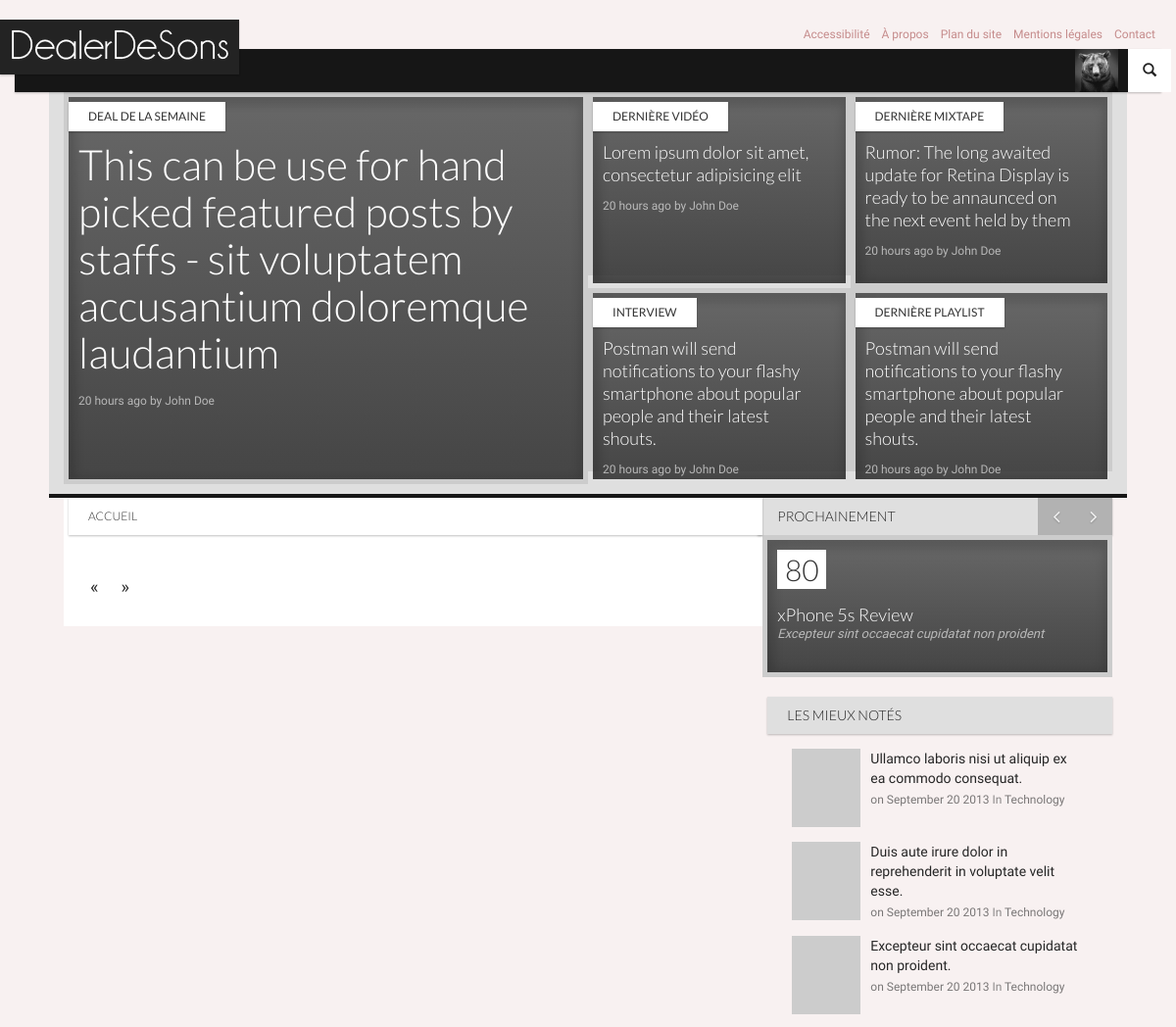
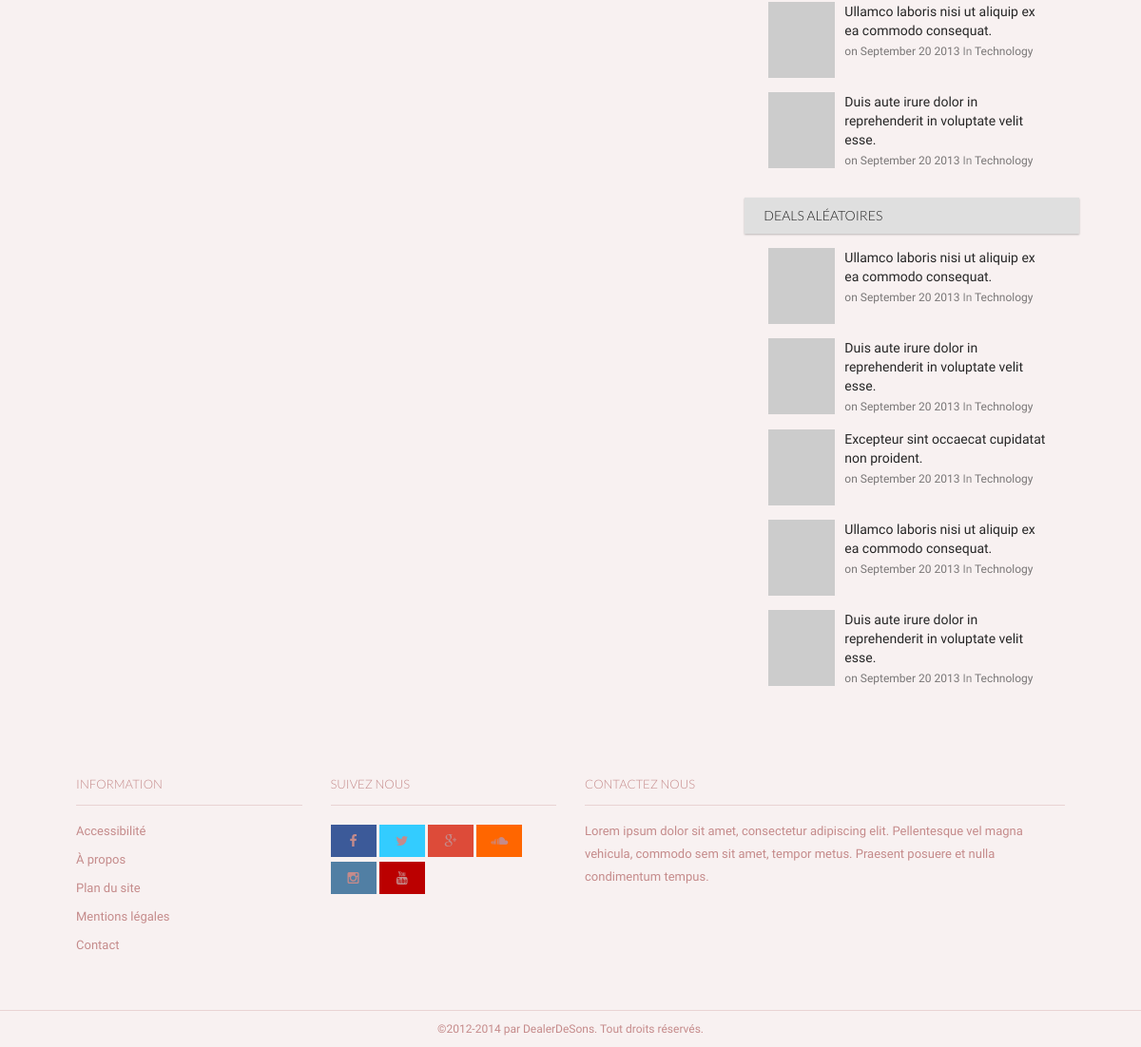
Before: / with the older database file (2 pictures, top to bottom).
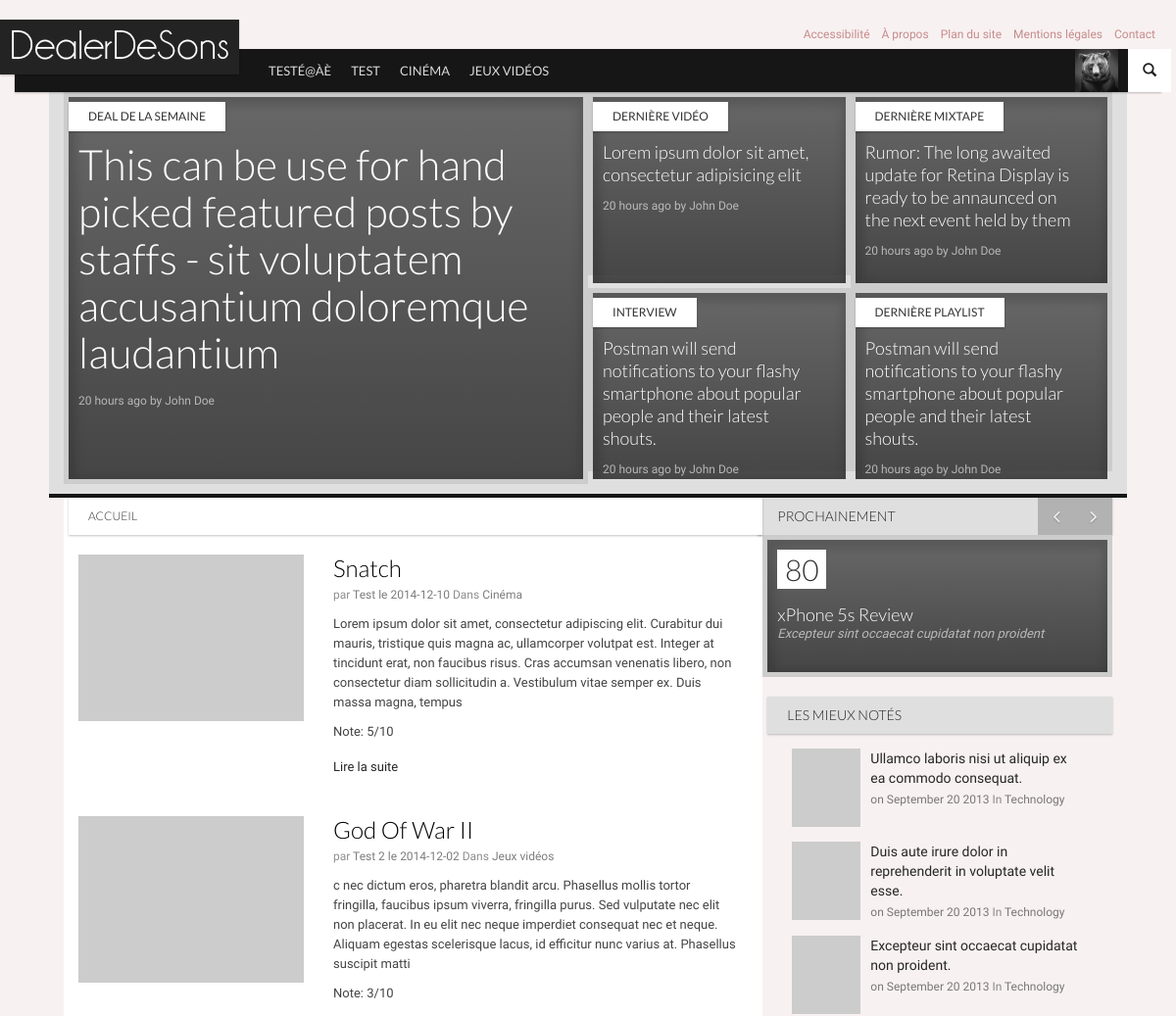
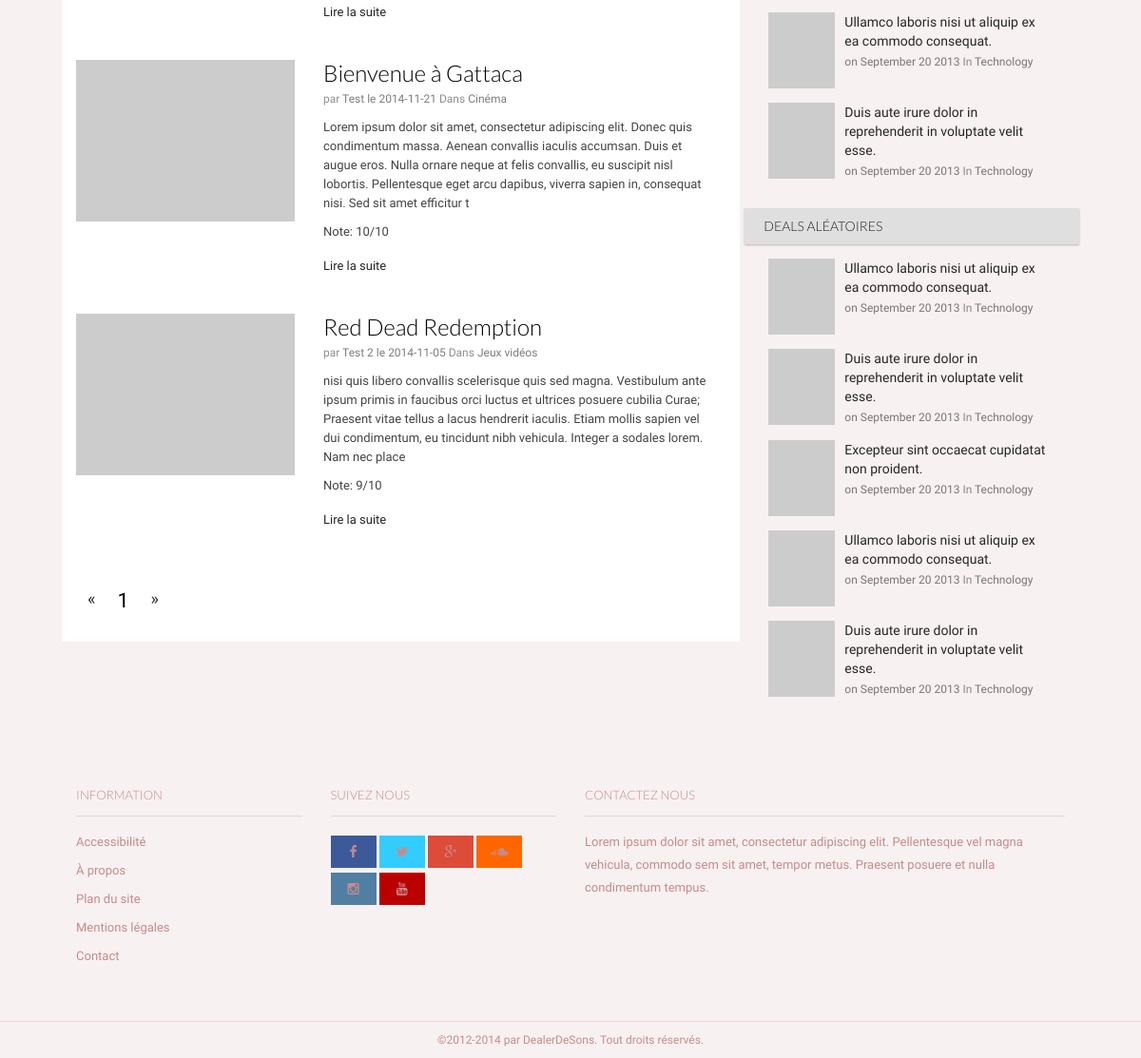
After: the same page with the newer database file (2 pictures, top to bottom).
### tables this page shows
CREATE TABLE `categories` (
`id_cat` int(11) NOT NULL,
  `nom_cat` text NOT NULL,
  `menu` bit(1) NOT NULL,
  `ordre` int(2) NOT NULL
);

CREATE TABLE `articles` (
`id_article` int(1) NOT NULL,
  `titre` text NOT NULL,
  `introduction` text NOT NULL,
  `contenu` text NOT NULL,
  `statut` tinyint(1) DEFAULT NULL,
  `en_avant` tinyint(1) NOT NULL,
  `date` date NOT NULL,
  `note` int(11) NOT NULL,
  `nbr_notes` int(11) NOT NULL,
  `id_user` int(11) NOT NULL
);

CREATE TABLE `utilisateurs` (
`id_user` int(11) unsigned NOT NULL,
  `nom_user` varchar(32) NOT NULL,
  `password` char(40) NOT NULL,
  `email` varchar(128) NOT NULL,
  `hash_validation` char(32) NOT NULL,
  `date_inscription` datetime NOT NULL,
  `avatar` varchar(128) NOT NULL DEFAULT '',
  `bio` text NOT NULL,
  `facebook` varchar(255) NOT NULL,
  `twitter` varchar(255) NOT NULL,
  `instagram` varchar(255) NOT NULL,
  `vimeo` varchar(255) NOT NULL,
  `tumblr` varchar(255) NOT NULL,
  `linkedin` varchar(255) NOT NULL,
  `soundcloud` varchar(255) NOT NULL,
  `youtube` varchar(255) NOT NULL
);

### pages/controleurs/accueil.php (called while the page is built)
<?php
$page = (isset($_GET['p']) && ctype_digit($_GET['p']) ) ? $_GET['p'] : 1;
$articles = liste_articles();
$nb_articles = count($articles);
$nb_page = ceil($nb_articles / CONTENU_PAGES);
$listePage = get_list_page($page, $nb_page);
include(dirname(__FILE__).'/'.VUES.'/accueil.php');
?>

### inc/modeles/articles.php (called while the page is built, shortened)
<?php
function liste_categories($menu='', $by=''){
	global $myConnexion;
	$categories = array();
	$req_menu = '';
	$order_by = '';
	$limit = '';
	switch ($menu)
	{
	case 'menu':
        $req_menu = 'WHERE menu = 1';
    break;
	}
	switch ($by)
	{
    case 'decroissant':
        $order_by = 'ORDER BY ordre DESC';
    break;
	}
	$ajoutRequete = $req_menu.' '.$order_by.' '.$limit.'';
	$myRequete = 'SELECT *
					FROM categories
					'.$ajoutRequete;
	$req = mysqli_query($myConnexion,$myRequete);
        while ($data = mysqli_fetch_assoc($req))
        {
                $categories[] = $data;
        }
        return $categories;
}
function liste_articles($by='autre', $id_cat='', $id_user='', $limit=''){
	global $myConnexion;
	$articles = array();
	$by_user = null;
	$by_cat = null;
	switch ($by)
	{
    default:
        $order_by = '';
	}
	$ajoutRequete = $by_cat.' '.$by_user.' '.$order_by.' '.$limit.';';
	$myRequete = 'SELECT *
					FROM articles, utilisateurs, categories, articles_categories
					WHERE articles.id_user = utilisateurs.id_user
					AND articles.statut = "1"
					AND articles_categories.id_article = articles.id_article
					AND  articles_categories.id_cat = categories.id_cat
					'.$ajoutRequete;
	$req = mysqli_query($myConnexion,$myRequete);
        while ($data = mysqli_fetch_assoc($req))
        {
                $articles[] = $data;
        }
        return $articles;
}
?>

### inc/init.php (called while the page is built, shortened)
<?php
	include(dirname(__FILE__).'/modeles/articles.php');
	$categories_menu = liste_categories('menu', 'decroissant');
?>

### inc/fonctions.php (called while the page is built, shortened)
<?php
function get_list_page($page, $nb_page, $nb = 3){
    $list_page = array();
    for ($i=1; $i <= $nb_page; $i++){
        if (($i < $nb) OR ($i > $nb_page - $nb) OR (($i < $page + $nb) AND ($i > $page -$nb)))
            $list_page[] = $i;
        else{
            if ($i >= $nb AND $i <= $page - $nb)
                $i = $page - $nb;
            elseif ($i >= $page + $nb AND $i <= $nb_page - $nb)
                $i = $nb_page - $nb;
            $list_page[] = '...';
        }
    }
    return $list_page;
}
?>

### pages/vues/accueil.php (the view, shortened to what the changed rows need)
		<div id="main" class="container">
			<div id="content" class="content section row">
				<div class="col-md-8 bg-base col-lg-8 col-xl-9">
					<div class="entries">
<?php
foreach($articles as $data)
{
?>
						<article class="entry style-media media type-post">
							<figure class="media-object pull-left entry-thumbnail hidden-xs">
								<img src="img/placeholder.gif" data-src="http://placehold.it/230x230" data-src-retina="http://placehold.it/460x460" width="230" height="230" class="" alt="">
							</figure>
							<div class="media-body">
								<header class="entry-header">
									<h3 class="entry-title">
										<a href="index.php?page=articles&id=<?php echo $data['id_article'];?>" rel="bookmark"><?php echo $data['titre']; ?></a>
									</h3>
									<div class="entry-meta">
										<span class="author">par <a href="index.php?page=utilisateurs&id=<?php echo $data['id_user']; ?>"><?php echo $data['nom_user']; ?></a></span>
										<span class="entry-date"><a href="index.php?page=articles&id=<?php echo $data['id_article']; ?>">le <time datetime="<?php echo $data['date']; ?>"><?php echo $data['date']; ?></time></a></span>
										<span class="category">Dans <a href="index.php?page=categories&id=<?php echo $data['id_cat']; ?>"><?php echo $data['nom_cat']; ?></a></span>
									</div>
								</header>
								<p>
									<?php echo substr($data['contenu'],0,300);?>
									<p>Note: <?php echo $data['note']; ?>/10</p>
									<a href="index.php?page=articles&id=<?php echo $data['id_article'];?>" class="more-link">Lire la suite<i class="icon icon-long-arrow-right"></i></a>
								</p>
							</div>
						</article>
<?php
}
?>
					</div>
					<?php
echo '<ul class="pagination">';
	foreach( $listePage as $num )
	{
	   if( $num == $page )
	      echo '<li class="active"><span>' . $num . '</span></li>';
	   elseif( $num == '...' )
	      echo '<li><a href="#" data-toggle="modal" data-target="#selectionPage"> ... </a></li>';
	   else
	      echo '<li><a href="index.php?p=' . $num . '">' . $num . '</a></li>';
	}
echo '</ul>';
					?>
				</div>
<?php
include('sidebar.php');
?>
			</div>

### pages/vues/header.php (shortened to what the changed rows need)
<!DOCTYPE html>
 <html class="no-js">
	<head>
		<link rel="stylesheet" href="vendor/bootstrap/css/bootstrap.min.css">
		<link rel="stylesheet" href="vendor/font-awesome/css/font-awesome.min.css">
		<link rel="stylesheet" href="vendor/prettyPhoto/css/prettyPhoto.css">
		<link rel="stylesheet" href="css/base.css">
		<link rel="stylesheet" href="css/components.css">
		<link rel="stylesheet" href="css/style.css">
		<link rel="stylesheet" href="css/modifs.css">
	</head>
	<body>
		<nav id="header" class="header-navbar" role="navigation">
			<div class="header-navbar-inner container">
				<ul class="nav navbar-nav">
<?php
foreach($categories_menu as $data)
{
?>
					<li class="visible-md visible-lg"><a href="index.php?page=categories&id=<?php echo $data['id_cat']; ?>"><?php echo $data['nom_cat']; ?></a></li>
<?php
}
?>
				</ul>
			</div>
		</nav>

Changed rows visible on the page:
added categories: nom_cat "TESTÉ@ÀÈ"
added categories: nom_cat "TEST"
now on this page (row edited): categories: nom_cat "CINÉMA"
now on this page (row edited): categories: nom_cat "JEUX VIDÉOS"
now on this page (row edited): articles: titre "Snatch", id_user.nom_user "Test", date "2014-12-10", categories.nom_cat "Cinéma", contenu "Lorem ipsum dolor sit amet, consectetur adipiscing elit. Curabitur dui mauris, tristique quis magna ac, ullamcorper volutpat est. Integer at tincidunt erat, non faucibus risus. Cras accumsan venenatis libero, non consectetur diam sollicitudin a. Vestibulum vitae semper ex. Duis massa magna, tempus", note "5"
now on this page (row edited): articles: titre "God Of War II", id_user.nom_user "Test 2", date "2014-12-02", categories.nom_cat "Jeux vidéos", contenu "c nec dictum eros, pharetra blandit arcu. Phasellus mollis tortor fringilla, faucibus ipsum viverra, fringilla purus. Sed vulputate nec elit non placerat. In eu elit nec neque imperdiet consequat nec et neque. Aliquam egestas scelerisque lacus, id efficitur nunc varius at. Phasellus suscipit matti", note "3"
now on this page (row edited): articles: titre "Bienvenue à Gattaca", id_user.nom_user "Test", date "2014-11-21", categories.nom_cat "Cinéma", contenu "Lorem ipsum dolor sit amet, consectetur adipiscing elit. Donec quis condimentum massa. Aenean convallis iaculis accumsan. Duis et augue eros. Nulla ornare neque at felis convallis, eu suscipit nisl lobortis. Pellentesque eget arcu dapibus, viverra sapien in, consequat nisi. Sed sit amet efficitur t", note "10"
now on this page (row edited): articles: titre "Red Dead Redemption", id_user.nom_user "Test 2", date "2014-11-05", categories.nom_cat "Jeux vidéos", contenu "nisi quis libero convallis scelerisque quis sed magna. Vestibulum ante ipsum primis in faucibus orci luctus et ultrices posuere cubilia Curae; Praesent vitae tellus a lacus hendrerit iaculis. Etiam mollis sapien vel dui condimentum, eu tincidunt nibh vehicula. Integer a sodales lorem. Nam nec place", note "9"
Other visible differences:
new list line: "1"
